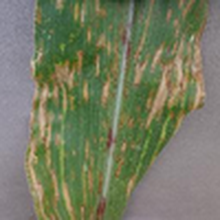
#> input picture Phase 1/Phase 1/extra/input.png, 220 x 220 px, found by its file name
$ python 'K means cluster.py'
#> lines starting #> are read from the running program, lines starting #| are printed output that depends on the picture
import cv2
import numpy as np
import matplotlib.pyplot as plt
image = cv2.imread("input.png")
#> image is the input picture: shape (220, 220, 3); mean B, G, R 98.2, 123.6, 118.3
image = cv2.cvtColor(image, cv2.COLOR_BGR2RGB)
# reshape the image to a 2D array of pixels and 3 color values (RGB)
pixel_values = image.reshape((-1, 3))
# convert to float
pixel_values = np.float32(pixel_values)
print(pixel_values.shape)
#| (48400, 3)
# define stopping criteria
criteria = (cv2.TERM_CRITERIA_EPS + cv2.TERM_CRITERIA_MAX_ITER, 100, 0.2)
k = 4
_, labels, (centers) = cv2.kmeans(pixel_values, k, None, criteria, 10, cv2.KMEANS_RANDOM_CENTERS)
#> centers = [[140.6, 135.3, 140.1], [117.7, 121.8, 81.76], [165.6, 148.9, 114.5], [81.44, 105.4, 61.8]]
# convert back to 8 bit values
centers = np.uint8(centers)
#> centers = [[140, 135, 140], [117, 121, 81], [165, 148, 114], [81, 105, 61]]

# flatten the labels array
labels = labels.flatten()
# convert all pixels to the color of the centroids
segmented_image = centers[labels.flatten()]
# reshape back to the original image dimension
segmented_image = segmented_image.reshape(image.shape)
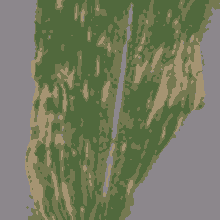
#> segmented_image: shape (220, 220, 3); mean R, G, B 117.7, 123.1, 97.7
# show the image
plt.imshow(segmented_image)
plt.show()


# disable only the cluster number 2 (turn the pixel into black)
masked_image = np.copy(image)
# convert to the shape of a vector of pixel values
masked_image = masked_image.reshape((-1, 3))
# color (i.e cluster) to disable

cluster=2
#masked_image[labels == cluster] = [0, 0, 0]
masked_image[labels != cluster] = [255, 255, 255]
# convert back to original shape

masked_image = masked_image.reshape(image.shape)
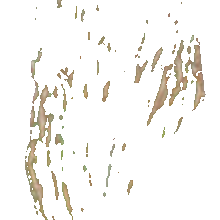
#> masked_image: shape (220, 220, 3); mean R, G, B 246.8, 245.2, 242
# show the image

plt.imshow(masked_image)
plt.show()

$ run again, with Phase 1/Phase 1/extra/seg2.PNG copied over Phase 1/Phase 1/extra/input.png
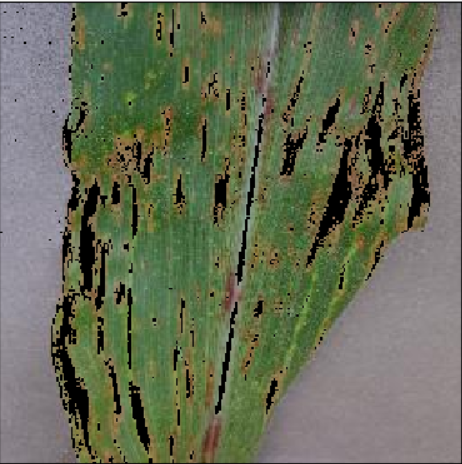
#> input picture Phase 1/Phase 1/extra/seg2.PNG, 462 x 464 px, found by its file name
#> image is the input picture: shape (464, 462, 3); mean B, G, R 87.2, 109.6, 103
#| (214368, 3)
#> `_, labels, (centers) = cv2.kmeans(pixel_values, k, None, criteria, 10,..`: centers = [[140.5, 135, 139.3], [77.76, 98.48, 56.88], [110.8, 119.7, 79.35], [10.09, 9.58, 7.2]]
#> `centers = np.uint8(centers)`: centers = [[140, 135, 139], [77, 98, 56], [110, 119, 79], [10, 9, 7]]
#> `segmented_image = segmented_image.reshape(image.shape)`:
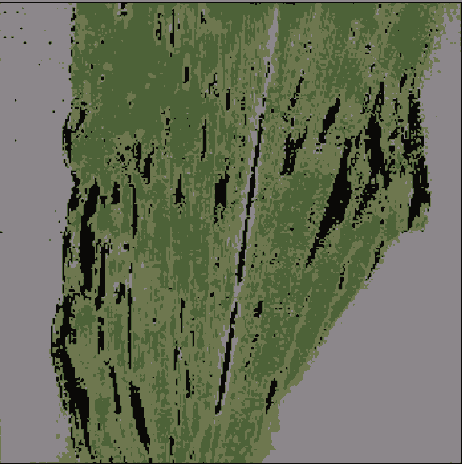
#> segmented_image: shape (464, 462, 3); mean R, G, B 102.4, 109.2, 86.7
#> `masked_image = masked_image.reshape(image.shape)`:
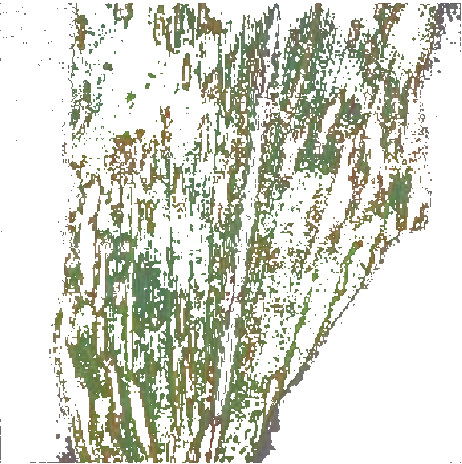
#> masked_image: shape (464, 462, 3); mean R, G, B 212.4, 215, 203.1
